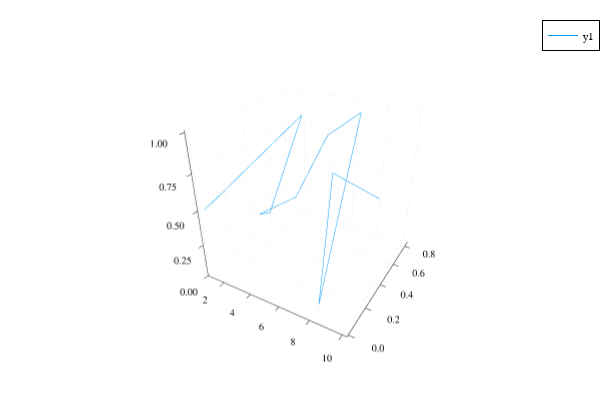

Notebook code for this chart:
### Code cell
using Plots
plotly()
plt = plot3d(1:10, rand(10), rand(10))
display(plt)

### Figure 1 — Plotly figure (JSON) as saved in the notebook; plotly's stock layout.template omitted (floating-point values rounded to 4 significant figures)
{"data": [{"colorbar": {"len": 0.9525, "title": "", "x": 0.9934, "y": 0.5139}, "legendgroup": "y1", "line": {"color": "rgba(0, 154, 250, 1.000)", "dash": "solid", "shape": "linear", "width": 1}, "mode": "lines", "name": "y1", "scene": "scene", "showlegend": true, "type": "scatter3d", "x": [1, 2, 3, 4, 5, 6, 7, 8, 9, 10], "xaxis": "x", "y": [0.01135, 0.8273, 0.3207, 0.1156, 0.3126, 0.4868, 0.6897, 0.08215, 0.02055, 0.3315], "yaxis": "y", "z": [0.5013, 0.8269, 0.3495, 0.5062, 0.537, 0.8925, 0.9818, 0.02773, 0.9613, 0.6698], "zaxis": "z"}], "layout": {"annotations": [], "height": 400, "legend": {"bgcolor": "rgba(255, 255, 255, 1.000)", "bordercolor": "rgba(0, 0, 0, 1.000)", "borderwidth": 1, "font": {"color": "rgba(0, 0, 0, 1.000)", "family": "sans-serif", "size": 11}, "title": {"font": {"color": "rgba(0, 0, 0, 1.000)", "family": "sans-serif", "size": 15}, "text": ""}, "tracegroupgap": 0, "traceorder": "normal", "x": 1, "xanchor": "auto", "y": 1, "yanchor": "auto"}, "margin": {"b": 20, "l": 0, "r": 0, "t": 20}, "paper_bgcolor": "rgba(255, 255, 255, 1.000)", "plot_bgcolor": "rgba(255, 255, 255, 1.000)", "scene": {"camera": {"eye": {"x": 1.126, "y": -1.95, "z": 1.3}, "projection": "orthographic"}, "domain": {"x": [0.05101, 0.9934], "y": [0.03762, 0.9902]}, "xaxis": {"gridcolor": "rgba(0, 0, 0, 0.100)", "gridwidth": 0.5, "linecolor": "rgba(0, 0, 0, 1.000)", "mirror": false, "range": [0.73, 10.27], "showgrid": true, "showline": true, "showticklabels": true, "tickangle": 0, "tickcolor": "rgb(0, 0, 0)", "tickfont": {"color": "rgba(0, 0, 0, 1.000)", "family": "sans-serif", "size": 11}, "tickmode": "array", "ticks": "inside", "ticktext": ["2", "4", "6", "8", "10"], "tickvals": [2, 4, 6, 8, 10], "title": "", "titlefont": {"color": "rgba(0, 0, 0, 1.000)", "family": "sans-serif", "size": 15}, "type": "-", "visible": true, "zeroline": false, "zerolinecolor": "rgba(0, 0, 0, 1.000)"}, "yaxis": {"gridcolor": "rgba(0, 0, 0, 0.100)", "gridwidth": 0.5, "linecolor": "rgba(0, 0, 0, 1.000)", "mirror": false, "range": [-0.01313, 0.8518], "showgrid": true, "showline": true, "showticklabels": true, "tickangle": 0, "tickcolor": "rgb(0, 0, 0)", "tickfont": {"color": "rgba(0, 0, 0, 1.000)", "family": "sans-serif", "size": 11}, "tickmode": "array", "ticks": "inside", "ticktext": ["0.0", "0.2", "0.4", "0.6", "0.8"], "tickvals": [0, 0.2, 0.4, 0.6, 0.8], "title": "", "titlefont": {"color": "rgba(0, 0, 0, 1.000)", "family": "sans-serif", "size": 15}, "type": "-", "visible": true, "zeroline": false, "zerolinecolor": "rgba(0, 0, 0, 1.000)"}, "zaxis": {"gridcolor": "rgba(0, 0, 0, 0.100)", "gridwidth": 0.5, "linecolor": "rgba(0, 0, 0, 1.000)", "mirror": false, "range": [-0.0008891, 1.01], "showgrid": true, "showline": true, "showticklabels": true, "tickangle": 0, "tickcolor": "rgb(0, 0, 0)", "tickfont": {"color": "rgba(0, 0, 0, 1.000)", "family": "sans-serif", "size": 11}, "tickmode": "array", "ticks": "inside", "ticktext": ["0.00", "0.25", "0.50", "0.75", "1.00"], "tickvals": [0, 0.25, 0.5, 0.75, 1], "title": "", "titlefont": {"color": "rgba(0, 0, 0, 1.000)", "family": "sans-serif", "size": 15}, "type": "-", "visible": true, "zeroline": false, "zerolinecolor": "rgba(0, 0, 0, 1.000)"}}, "showlegend": true, "width": 600}}
